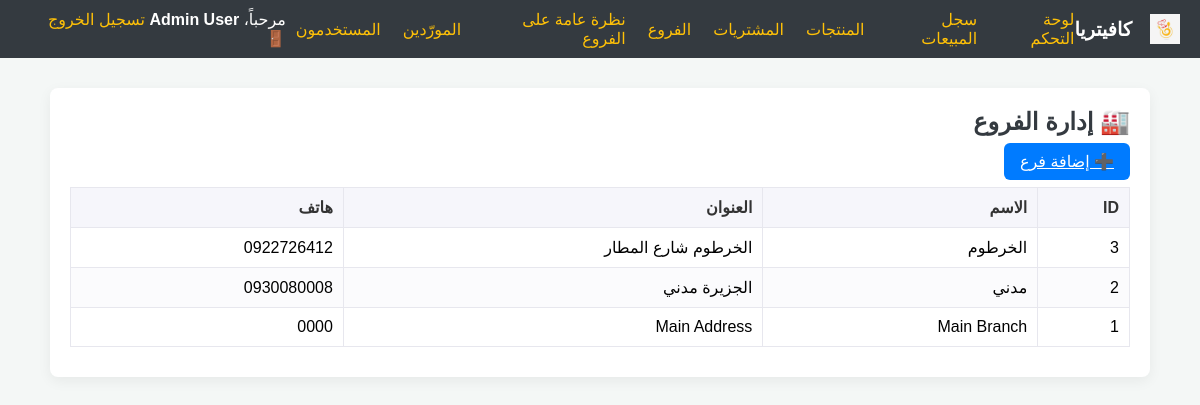
The page /view_branches.php (signed in) on the database its author committed.
### tables this page shows
CREATE TABLE `branches` (
  `branch_id` int(10) UNSIGNED NOT NULL,
  `name` varchar(255) NOT NULL,
  `address` varchar(500) DEFAULT NULL,
  `phone` varchar(50) DEFAULT NULL,
  `created_at` datetime NOT NULL DEFAULT current_timestamp()
);

### view_branches.php (the view, shortened to what this page needs)
<?php
require_once 'auth_check.php';
$branches = [];
$res = $conn->query("SELECT branch_id, name, address, phone FROM branches ORDER BY branch_id DESC");
if ($res) { while ($r = $res->fetch_assoc()) $branches[] = $r; $res->free(); }
?>
<!DOCTYPE html>
<html lang="ar" dir="rtl">
<head>
	<link rel="stylesheet" href="assets/css/app.css">
</head>
<body>
<?php require_once 'includes/admin_header.php'; ?>
<div class="container">
<h2>🏭 إدارة الفروع</h2>
<p><a class="btn" href="add_branch.php">➕ إضافة فرع</a></p>
<?php if (!empty($branches)): ?>
<table class="table" border='1' cellpadding='6' style='border-collapse:collapse'>
<thead><tr><th>ID</th><th>الاسم</th><th>العنوان</th><th>هاتف</th></tr></thead>
<tbody><?php foreach($branches as $b): ?><tr><td><?php echo $b['branch_id']; ?></td><td><?php echo htmlspecialchars($b['name']); ?></td><td><?php echo htmlspecialchars($b['address']); ?></td><td><?php echo htmlspecialchars($b['phone']); ?></td></tr><?php endforeach; ?></tbody></table>
<?php else: ?><p>لا توجد فروع مسجلة.</p><?php endif; ?>
</div>
</body>
</html>

### assets/css/app.css (style rules this page uses)
* { box-sizing: border-box; }
html, body { height: 100%; }
body { font-family: Tahoma, Arial, sans-serif; margin: 0; padding: 0; background: #f4f7f6; direction: rtl; }
.container { max-width: 1100px; margin: 30px auto; padding: 20px; background: #fff; border-radius: 8px; box-shadow: 0 4px 14px rgba(0,0,0,0.06); }
h1, h2 { margin: 0 0 15px 0; color: #343a40; }
button, .btn { padding: 10px 16px; border:none; background-color:#007bff; color:white; border-radius:6px; cursor:pointer; }
table { width: 100%; border-collapse: collapse; margin: 10px 0; }
table th, table td { padding: 10px; border: 1px solid #e7e7ee; text-align: right; }
table th { background-color:#f6f6fb; color: #333; }
tr:nth-child(even) { background-color: #fbfbfd; }

### rows shown on the page
branches: branch_id "3", name "الخرطوم", address "الخرطوم شارع المطار", phone "0922726412"
branches: branch_id "2", name "مدني", address "الجزيرة مدني", phone "0930080008"
branches: branch_id "1", name "Main Branch", address "Main Address", phone "0000"

### other values the page prints
RESTAURANT_NAME "كافيتريا"
$_SESSION['full_name'] "Admin User"
